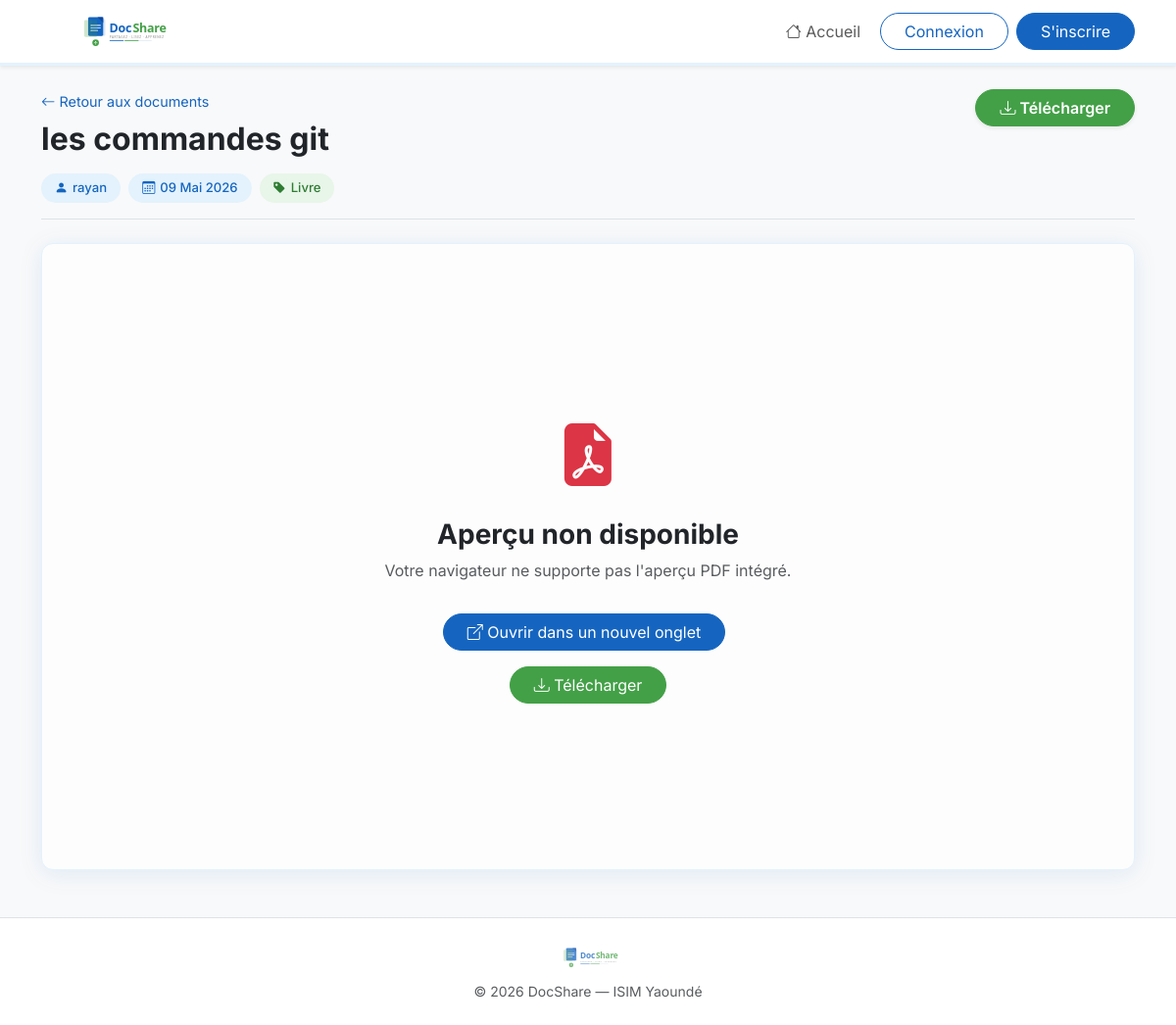
The page /lire/3/ on the database its author committed.
### core/models.py (models this page shows, shortened)
class Document(models.Model):
    titre = models.CharField(max_length=255)
    description = models.TextField(blank=True)
    fichier = models.FileField(upload_to='documents/')
    categorie = models.CharField(max_length=100)
    auteur = models.ForeignKey(User, on_delete=models.CASCADE)
    date_upload = models.DateTimeField(auto_now_add=True)

### core/views.py (the view)
# urls.py: path('lire/<int:doc_id>/', views.lire_document, name='lire_document'),
def lire_document(request, doc_id):
    document = get_object_or_404(Document, id=doc_id)
    return render(request, 'core/lire.html', {'document': document})

### core/templates/core/lire.html (shortened to what this page needs)
{% extends 'core/base.html' %}
{% load static %}
{% block content %}
<div class="container my-4 fade-in">
    <div class="d-flex flex-column flex-md-row justify-content-between align-items-md-start mb-4 pb-3 border-bottom gap-3">
        <div class="flex-grow-1">
            <a href="{% url 'home' %}" class="text-decoration-none mb-2 d-inline-block" style="color:#1565C0; font-size:0.9rem;">
                <i class="bi bi-arrow-left"></i> Retour aux documents
            </a>
            <h1 class="h2 fw-bold text-dark mb-3">{{ document.titre }}</h1>
            <div class="d-flex flex-wrap gap-2">
                <span class="meta-badge"><i class="bi bi-person-fill"></i> {{ document.auteur.username }}</span>
                <span class="meta-badge"><i class="bi bi-calendar3"></i> {{ document.date_upload|date:"d M Y" }}</span>
                <span class="meta-badge green"><i class="bi bi-tag-fill"></i> {{ document.categorie }}</span>
            </div>
        </div>
        <div class="d-flex flex-row flex-md-column gap-2 flex-shrink-0">
            <a href="{{ document.fichier.url }}" download class="btn btn-success rounded-pill px-4 shadow-sm fw-semibold">
                <i class="bi bi-download"></i> Télécharger
            </a>
        </div>
    </div>
    <div class="reader-container">
        {% with name_lower=document.fichier.name|lower %}
            {% if '.pdf' in name_lower %}
                <object data="{{ document.fichier.url }}" type="application/pdf">
                    <div class="no-preview">
                        <i class="bi bi-file-earmark-pdf-fill text-danger" style="font-size:4rem;"></i>
                        <h3 class="mt-3 fw-bold">Aperçu non disponible</h3>
                        <p class="text-muted">Votre navigateur ne supporte pas l'aperçu PDF intégré.</p>
                        <a href="{{ document.fichier.url }}" target="_blank" class="btn btn-primary mt-3 rounded-pill px-4 me-2">
                            <i class="bi bi-box-arrow-up-right"></i> Ouvrir dans un nouvel onglet
                        </a>
                        <a href="{{ document.fichier.url }}" download class="btn btn-success mt-3 rounded-pill px-4">
                            <i class="bi bi-download"></i> Télécharger
                        </a>
                    </div>
                </object>
            {% elif '.txt' in name_lower %}
                <iframe src="{{ document.fichier.url }}" title="{{ document.titre }}" style="background:white;"></iframe>
            {% endif %}
        {% endwith %}
    </div>
</div>
{% endblock %}

### static/css/home.css (style rules this page uses)
:root { --primary: #1565C0; --primary-dark: #0D47A1; --primary-light: #E3F2FD; --accent: #43A047; --accent-dark: #2E7D32; --accent-light: #E8F5E9; --text: #212529; --text-muted: #6c757d; --bg: #f8f9fa; --white: #ffffff; --border: #dee2e6; --radius: 10px; }
body { font-family: 'Segoe UI', Tahoma, Geneva, Verdana, sans-serif; background-color: var(--bg); color: var(--text); }
.btn-primary { background-color: var(--primary) !important; border-color: var(--primary) !important; }
.btn-success { background-color: var(--accent) !important; border-color: var(--accent) !important; }
a { color: var(--primary); }

### core/templates/core/base.html (style rules this page uses)
body { font-family: 'Inter', 'Segoe UI', sans-serif; background-color: #f8f9fa; }
.fade-in { opacity: 0; transform: translateY(20px); transition: opacity 0.6s ease-out, transform 0.6s ease-out; }
.fade-in.visible { opacity: 1; transform: translateY(0); }

### core/templates/core/lire.html (style rules this page uses)
.reader-container { height: 80vh; min-height: 500px; border-radius: 12px; overflow: hidden; box-shadow: 0 4px 24px rgba(21,101,192,0.10); background: #fdfdfd; border: 1px solid #E3F2FD; }
.reader-container object, .reader-container iframe { width: 100%; height: 100%; border: none; display: block; }
.no-preview { display: flex; flex-direction: column; align-items: center; justify-content: center; height: 100%; text-align: center; padding: 2rem; }
.meta-badge { background: #E3F2FD; padding: 5px 14px; border-radius: 20px; font-size: 0.82rem; color: #1565C0; display: inline-flex; align-items: center; gap: 5px; font-weight: 500; }
.meta-badge.green { background: #E8F5E9; color: #2E7D32; }

### rows shown on the page
Document: titre "les commandes git", auteur.username "rayan", date_upload "09 Mai 2026", categorie "Livre"
